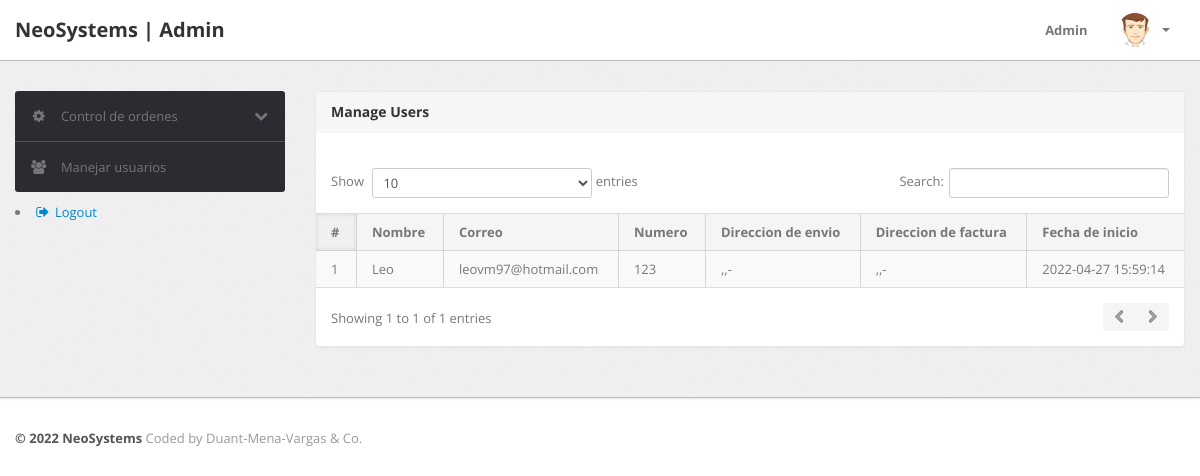
Screenshot of /NeoSystems/admin/usuariosadmin.php (signed in) with the database file from the repository.
### tables this page shows
CREATE TABLE `users` (
  `id` int(11) NOT NULL,
  `name` varchar(255) DEFAULT NULL,
  `email` varchar(255) DEFAULT NULL,
  `contactno` bigint(11) DEFAULT NULL,
  `password` varchar(255) DEFAULT NULL,
  `shippingAddress` longtext DEFAULT NULL,
  `shippingState` varchar(255) DEFAULT NULL,
  `shippingCity` varchar(255) DEFAULT NULL,
  `shippingPincode` int(11) DEFAULT NULL,
  `billingAddress` longtext DEFAULT NULL,
  `billingState` varchar(255) DEFAULT NULL,
  `billingCity` varchar(255) DEFAULT NULL,
  `billingPincode` int(11) DEFAULT NULL,
  `regDate` timestamp NOT NULL DEFAULT current_timestamp(),
  `updationDate` varchar(255) DEFAULT NULL
);

### NeoSystems/admin/usuariosadmin.php (the view, shortened to what this page needs)
<?php
include('include/config.php');
if(strlen($_SESSION['alogin'])==0)
	{
header('location:index.php');
}
else{
?>
<!DOCTYPE html>
<html lang="en">
<head>
	<link type="text/css" href="bootstrap/css/bootstrap.min.css" rel="stylesheet">
	<link type="text/css" href="bootstrap/css/bootstrap-responsive.min.css" rel="stylesheet">
	<link type="text/css" href="css/theme.css" rel="stylesheet">
	<link type="text/css" href="images/icons/css/font-awesome.css" rel="stylesheet">
</head>
<body>
<?php include('include/header.php');?>
	<div class="wrapper">
		<div class="container">
			<div class="row">
<?php include('include/sidebar.php');?>
			<div class="span9">
					<div class="content">
	<div class="module">
							<div class="module-head">
								<h3>Manage Users</h3>
							</div>
							<div class="module-body table">
									<br />
								<table cellpadding="0" cellspacing="0" border="0" class="datatable-1 table table-bordered table-striped	 display" width="100%">
									<thead>
										<tr>
											<th>#</th>
											<th> Nombre</th>
											<th>Correo </th>
											<th>Numero</th>
											<th>Direccion de envio </th>
											<th>Direccion de factura </th>
											<th>Fecha de inicio </th>
										</tr>
									</thead>
									<tbody>
<?php $query=mysqli_query($con,"select * from users");
$cnt=1;
while($row=mysqli_fetch_array($query))
{
?>
										<tr>
											<td><?php echo htmlentities($cnt);?></td>
											<td><?php echo htmlentities($row['name']);?></td>
											<td><?php echo htmlentities($row['email']);?></td>
											<td> <?php echo htmlentities($row['contactno']);?></td>
											<td><?php echo htmlentities($row['shippingAddress'].",".$row['shippingCity'].",".$row['shippingState']."-".$row['shippingPincode']);?></td>
											<td><?php echo htmlentities($row['billingAddress'].",".$row['billingCity'].",".$row['billingState']."-".$row['billingPincode']);?></td>
											<td><?php echo htmlentities($row['regDate']);?></td>
										<?php $cnt=$cnt+1; } ?>
								</table>
							</div>
						</div>
					</div>
				</div>
			</div>
		</div>
	</div>
<?php include('include/footer.php');?>
</body>
<?php } ?>

### NeoSystems/admin/css/theme.css (style rules this page uses)
body { font-size: 13px; font-family: 'Open Sans', Arial, sans-serif; background: #fff; color: #777 }
h1, h2, h3, h4, h5, h6 { color: #333; margin-top: 0 }
h3 { font-size: 20px }
.wrapper { background: url(../images/bg.png) #eee; border-bottom: 1px solid #bbb; -webkit-box-shadow: 0 1px 2px rgba(0,0,0,0.1); -moz-box-shadow: 0 1px 2px rgba(0,0,0,0.1); box-shadow: 0 1px 2px rgba(0,0,0,0.1); padding: 30px 0 }
.module { background: #fff; -webkit-border-radius: 3px; -moz-border-radius: 3px; border-radius: 3px; border: 1px solid #ccc; border-bottom-color: #bbb; -webkit-box-shadow: 0 0 1px rgba(0,0,0,0.2); -moz-box-shadow: 0 0 1px rgba(0,0,0,0.2); box-shadow: 0 0 1px rgba(0,0,0,0.2); margin-bottom: 30px }
.table { margin-bottom: 0 }
.table th, .table td { border-color: #d5d5d5!important }
.table-bordered thead:first-child tr:first-child>th:first-child, .table-bordered tbody:first-child tr:first-child>td:first-child { -webkit-border-top-left-radius: 2px; -moz-border-radius-topleft: 2px; border-top-left-radius: 2px }
.table-bordered thead:first-child tr:first-child>th:last-child, .table-bordered tbody:first-child tr:first-child>td:last-child { -webkit-border-top-right-radius: 2px; -moz-border-radius-topright: 2px; border-top-right-radius: 2px }
.table-bordered thead:last-child tr:last-child>th:first-child, .table-bordered tbody:last-child tr:last-child>td:first-child, .table-bordered tfoot:last-child tr:last-child>td:first-child { -webkit-border-bottom-left-radius: 2px; -moz-border-radius-bottomleft: 2px; border-bottom-left-radius: 2px }
.table-bordered thead:last-child tr:last-child>th:last-child, .table-bordered tbody:last-child tr:last-child>td:last-child, .table-bordered tfoot:last-child tr:last-child>td:last-child { -webkit-border-bottom-right-radius: 2px; -moz-border-radius-bottomright: 2px; border-bottom-right-radius: 2px }
.module { box-shadow: 0 0 3px rgba(0,0,0,.1); border-color: #e9e9e9; margin-bottom: 20px; background-color: #fff; border-radius: 4px; -webkit-box-shadow: 0 1px 1px rgba(0,0,0,.05); box-shadow: 0 1px 1px rgba(0,0,0,.05); }
.module-head { color: #767676; background-color: #f6f6f6; border-color: #e9e9e9; padding: 10px 15px; border-bottom: 1px solid transparent; border-top-right-radius: 3px; border-top-left-radius: 3px; }
.module-head h3 { font-size: 14px; line-height: 20px; height: 20px; margin: 0 }
.module-body { padding: 15px }
.module-body.table { padding: 15px 0 }
.module-body.table .table th, .module-body.table .table td { padding-left: 15px; padding-right: 15px }
.dataTables_wrapper table th { background: #f5f5f5; cursor: pointer }
.dataTables_wrapper table th.sorting_asc, .dataTables_wrapper table th.sorting_desc { background: #f0f0f0; -webkit-box-shadow: 0 0 5px rgba(0,0,0,0.1) inset; -moz-box-shadow: 0 0 5px rgba(0,0,0,0.1) inset; box-shadow: 0 0 5px rgba(0,0,0,0.1) inset }
.dataTables_wrapper .table-bordered { -webkit-border-radius: 0; -moz-border-radius: 0; border-radius: 0; border-left: 0; border-right: 0 }
.dataTables_wrapper .table-bordered thead tr>th:first-child, .dataTables_wrapper .table-bordered tbody tr>td:first-child, .dataTables_wrapper .table-bordered tfoot tr>td:first-child, .dataTables_wrapper .table-bordered tfoot tr>th:first-child { border-left: 0 }
.dataTables_wrapper .table-bordered thead:first-child tr:first-child>th:first-child, .dataTables_wrapper .table-bordered tbody:first-child tr:first-child>td:first-child { -webkit-border-top-left-radius: 0; -moz-border-radius-topleft: 0; border-top-left-radius: 0 }
.dataTables_wrapper .table-bordered thead:first-child tr:first-child>th:last-child, .dataTables_wrapper .table-bordered tbody:first-child tr:first-child>td:last-child { -webkit-border-top-right-radius: 0; -moz-border-radius-topright: 0; border-top-right-radius: 0 }
.dataTables_wrapper .table-bordered thead:last-child tr:last-child>th:first-child, .dataTables_wrapper .table-bordered tbody:last-child tr:last-child>td:first-child, .dataTables_wrapper .table-bordered tfoot:last-child tr:last-child>td:first-child { -webkit-border-bottom-left-radius: 0; -moz-border-radius-bottomleft: 0; border-bottom-left-radius: 0 }
.dataTables_wrapper .table-bordered thead:last-child tr:last-child>th:last-child, .dataTables_wrapper .table-bordered tbody:last-child tr:last-child>td:last-child, .dataTables_wrapper .table-bordered tfoot:last-child tr:last-child>td:last-child { -webkit-border-bottom-right-radius: 0; -moz-border-radius-bottomright: 0; border-bottom-right-radius: 0 }

### rows the page displays
users: name "Leo", email "leovm97@hotmail.com", contactno "123", shippingAddress+shippingCity+shippingState ",,-", billingAddress+billingCity+billingState ",,-", regDate "2022-04-27 15:59:14"
